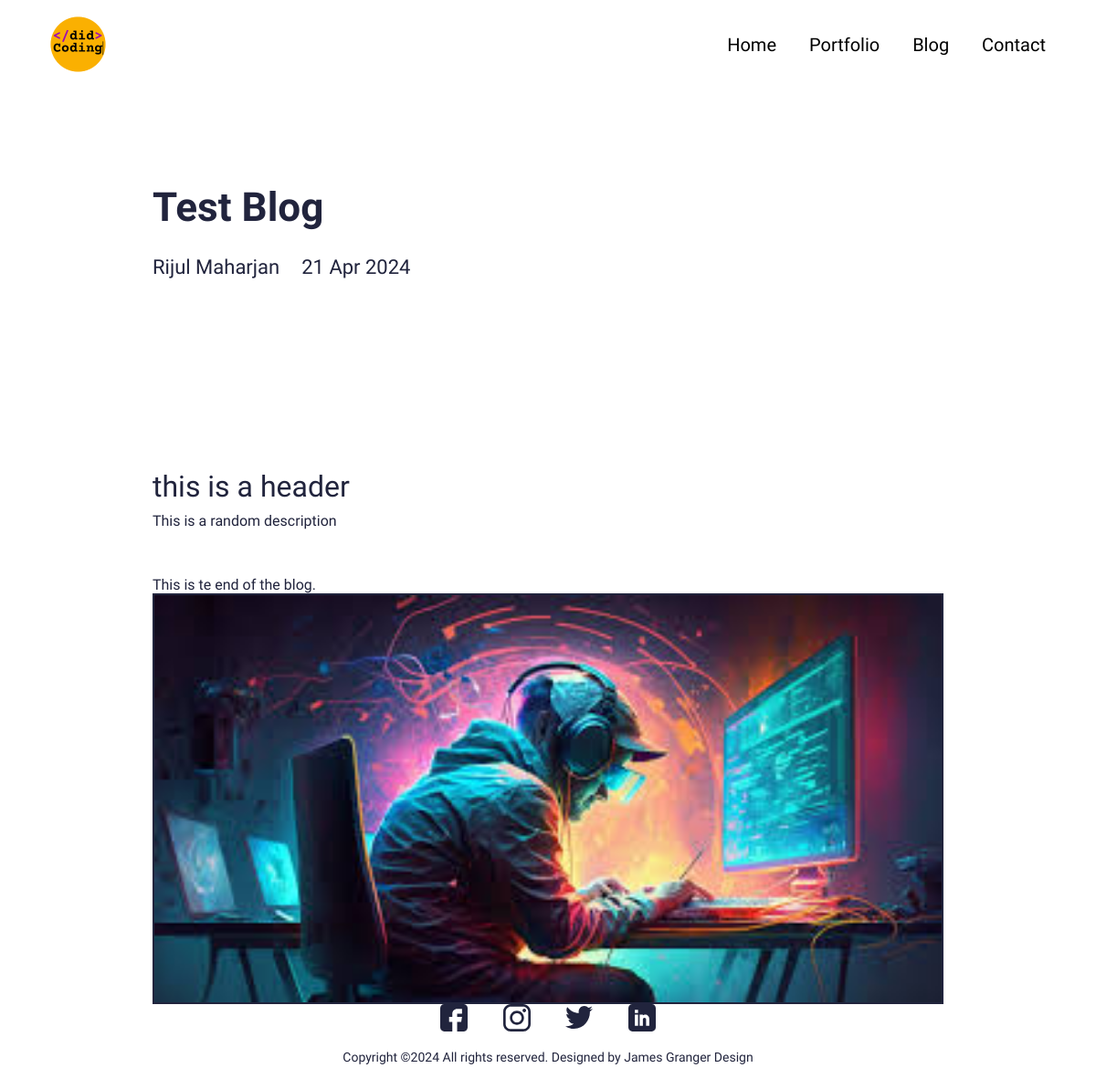
The page /blog/test-blog on the database its author committed.
### main/models.py (models this page shows, shortened)
class Blog(models.Model):
    class Meta:
        verbose_name_plural = 'Blog Profiles'
        verbose_name = 'Blog'
        ordering = ["timestamp"]
    timestamp = models.DateTimeField(auto_now_add=True)
    author = models.CharField(max_length=200, blank=True, null=True)
    name = models.CharField(max_length=200, blank=True, null=True)
    description = models.CharField(max_length=500, blank=True, null=True)
    body = RichTextField(blank=True, null=True)
    slug = models.SlugField(null=True, blank=True)
    image = models.ImageField(blank=True, null=True, upload_to="blog")
    is_active = models.BooleanField(default=True)

### main/views.py (the view)
# urls.py: path('blog/<slug:slug>', views.BlogDetailView.as_view(), name="blog"),
class BlogDetailView(generic.DetailView):
	model = Blog
	template_name = "main/blog-detail.html"

### my_resume/context_processors.py (called while the page is built)
def project_context(request):
	context = {
		'me': User.objects.first(),
	}
	return context

### main/templates/main/blog-detail.html (shortened to what this page needs)
{% extends 'main/base.html' %}
{% load static %}
{% block content %}
<section>
  <div class="innerPageBannerCol">
    <div class="container">
      <div class="row g-4 g-md-3  align-items-center">
        <div class="col-md-6">
          <div class="bannerContent">
            <h1 class="xlTitle pb-md-3">{{object.name|title}}</h1>
          </div>
        </div>
      </div>
      <div class="row">
        <div class="col-md-auto">
          <div class="authorCol">
            <h4 class="smTitle pb-3">{{object.author|title}}</h4>
          </div>
        </div>
        <div class="col-md">
          <h4 class="smTitle pb-3">{{object.timestamp.date}}</h4>
        </div>
      </div>
    </div>
  </div>
</section>
<section>
  <div class="sectionSpaceSm">
    <div class="container">
      {{object.body|safe}}
    </div>
  </div>
</section>
{% endblock %}

### static/css/style.css (style rules this page uses)
:root { --primaryColor: #9C07B6; --primaryDarkColor: #3D0048; --primaryHoverColor: #900AA8; --secondaryColor: #F9B000; --baseColor: #21243D; --baseFont: 'Heebo', sans-serif; --titleFont: 'Courier Prime', monospace; --regular: 400; --medium: 500; --bold: 700; --black: 900; --lightBg: #F1F1F1; }
html { scroll-behavior: smooth; }
body { font-family: var(--baseFont); color: var(--baseColor); line-height: normal; }
img { max-width: 100%; }
.xlTitle { font-size: 44px; line-height: 1.3; font-weight: var(--bold); font-family: var(--titleFont) }
.smTitle { font-size: 22px; line-height: normal; font-weight: var(--regular); font-family: var(--titleFont) }
.sectionSpaceSm { padding: 35px 0; }
.innerPageBannerCol { padding: 180px 0 150px; }
@media (min-width:992px) { .container, .container-lg, .container-md, .container-sm, .container-xl, .container-xxl { max-width: 890px; } }

### rows shown on the page
Blog: name "Test Blog", author "Rijul Maharjan", timestamp "21 Apr 2024", body "this is a header This is a random description This is te end of the blog.", body (picture)
